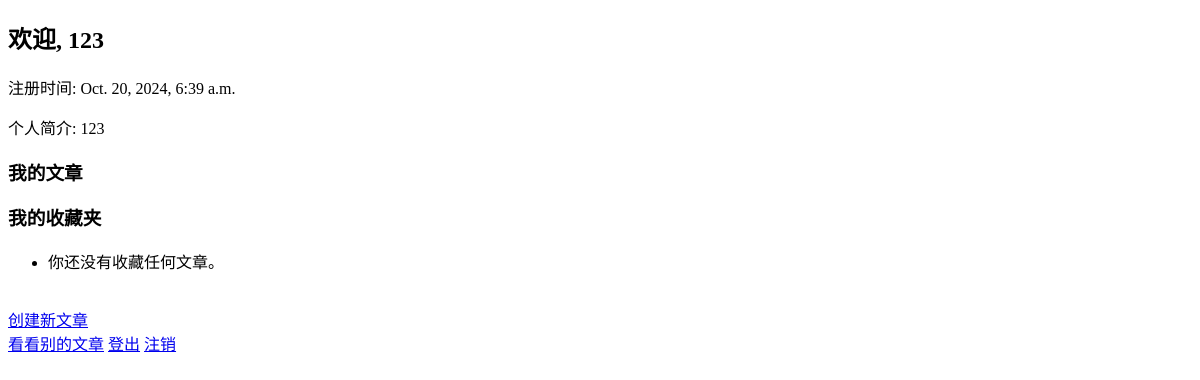
Before: /users/home/ (signed in) with the older database file.
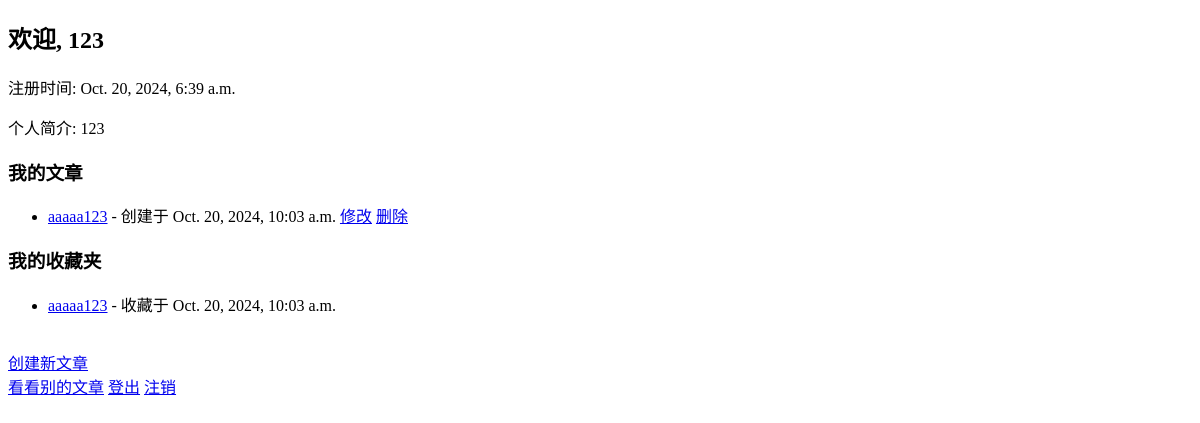
After: the same page with the newer database file.
### users/models.py (models this page shows, shortened)
class Article(models.Model):
    title = models.CharField(max_length=200)
    content = models.TextField()
    author = models.ForeignKey(CustomUser, on_delete=models.CASCADE)
    created_at = models.DateTimeField(auto_now_add=True)
    updated_at = models.DateTimeField(auto_now=True)
    class Meta:
        ordering = ('-created_at',)

class Favorite(models.Model):
    user = models.ForeignKey(settings.AUTH_USER_MODEL, on_delete=models.CASCADE)
    article = models.ForeignKey(Article, on_delete=models.CASCADE)
    added_at = models.DateTimeField(auto_now_add=True)

### users/views.py (the view)
# urls.py: path('home/', views.user_home, name='user_home'),
@login_required
def user_home(request):
    user = request.user
    articles = Article.objects.filter(author=user)
    favorite_articles = Favorite.objects.filter(user=user)
    return render(request, 'user_home.html', {
        'user': user,
        'articles': articles,
        'favorite_articles': favorite_articles
    })

### users/templates/user_home.html (shortened to what this page needs)
<!DOCTYPE html>
<html lang="zh-CN">
<head>
</head>
<body>
    <h2>欢迎, {{ user.username }}</h2>
    <p>注册时间: {{ user.date_joined }}</p>
    <p>个人简介: {{ user.bio }}</p>
    <h3>我的文章</h3>
    <ul>
        {% for article in articles %}
            <li>
                <a href="{% url 'article_detail' article.id %}">{{ article.title }}</a> - 创建于 {{ article.created_at }}
                <a href="{% url 'update_article' article.id %}">修改</a>
                <a href="{% url 'delete_article' article.id %}">删除</a>
            </li>
        {% endfor %}
    </ul>
    <h3>我的收藏夹</h3>
    <ul>
        {% for favorite in favorite_articles %}
            <li>
                <a href="{% url 'article_detail' favorite.article.id %}">{{ favorite.article.title }}</a> - 收藏于 {{ favorite.added_at }}
            </li>
        {% empty %}
            <li>你还没有收藏任何文章。</li>
        {% endfor %}
    </ul>
    <br>
    <a href="{% url 'create_article' %}">创建新文章</a><br>
    <a href="{% url 'article_list' %}">看看别的文章</a>
    <a href="{% url 'logout' %}">登出</a>
    <a href="{% url 'delete_account' %}">注销</a>
</body>
</html>

Changed rows visible on the page:
added Article: title "aaaaa123", created_at "Oct. 20, 2024, 10:03 a.m."
added Favorite: article "aaaaa123", added_at "Oct. 20, 2024, 10:03 a.m."
Other visible differences:
text no longer shown: "你还没有收藏任何文章。"
